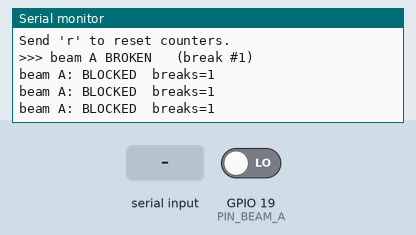
The sketch below on a simulated ESP32. Shown: the last lines printed to the serial monitor. Inputs (shaded band) come from the test bench; at power-on: GPIO 19 (PIN_BEAM_A) LOW.

Above: at 1.6 s.
1.7 s: GPIO 19 (PIN_BEAM_A) driven HIGH
At 2.4 s:
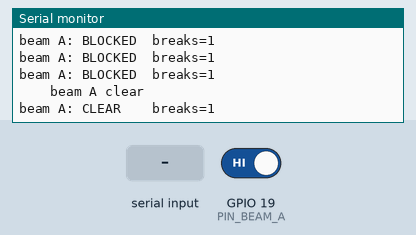
3.5 s: "r" received over Serial
At 3.9 s:
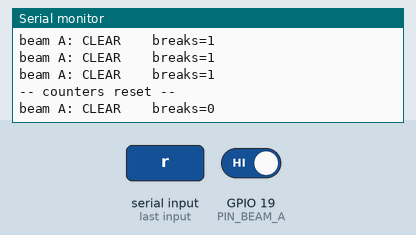

The sketch:

tasl_beam_align.ino
```cpp
/* ============================================================================
   TASL - IR BEAM ALIGNMENT / BREAK TEST
   Board: ESP32 DevKit V1

   Standalone bench tool. No Wi-Fi, no battery, no dashboard.
   Flash it, open Serial Monitor at 115200, break the beam.

   Wiring per beam:
     3V3 --[220R]--> IR emitter --> GND        (long leg = anode)
     3V3 ----------- phototransistor collector
                     emitter --+-- [10k] -- GND
                               +-- GPIO

   Beam clear   -> phototransistor conducts -> pin HIGH
   Beam blocked -> phototransistor off      -> 10k pulls it LOW
   ========================================================================= */

#define BEAMS         1      // 1 or 2

#define PIN_BEAM_A    19
#define PIN_BEAM_B    18

// Set to 1 ONLY if the pin above is ADC1 (GPIO32-39). Gives a raw 0-4095
// level, which is better for fine aiming. Any other pin must stay at 0.
#define BEAM_ANALOG   0

#define PRINT_MS      500

int  breaksA = 0, breaksB = 0;
bool lastA = true, lastB = true;
int  rawMinA = 4095, rawMaxA = 0;
int  rawMinB = 4095, rawMaxB = 0;

void setup() {
  Serial.begin(115200);
  delay(400);

  // No INPUT_PULLUP: the 10k pull-down sets the idle level. An internal
  // pull-up would fight it and hold the pin high permanently, which looks
  // exactly like a beam that never triggers.
  pinMode(PIN_BEAM_A, INPUT);
#if BEAMS > 1
  pinMode(PIN_BEAM_B, INPUT);
#endif

#if BEAM_ANALOG
  analogReadResolution(12);
  analogSetPinAttenuation(PIN_BEAM_A, ADC_11db);
  #if BEAMS > 1
    analogSetPinAttenuation(PIN_BEAM_B, ADC_11db);
  #endif
#endif

  Serial.println();
  Serial.println("=============================");
  Serial.println(" TASL beam break test");
  Serial.printf ("  beam A on GPIO%d\n", PIN_BEAM_A);
#if BEAMS > 1
  Serial.printf ("  beam B on GPIO%d\n", PIN_BEAM_B);
#endif
  Serial.println("=============================");
  Serial.println("Put a finger through the beam.");
  Serial.println("Send 'r' to reset counters.");
  Serial.println();
}

// Reports one beam. Prints a line on every state CHANGE (that is the thing
// you are testing), plus a periodic status line so you can see it is alive.
void checkBeam(const char* name, uint8_t pin, bool& last, int& breaks,
               int& rawMin, int& rawMax) {
  bool clear;
  int  raw = -1;

#if BEAM_ANALOG
  uint32_t sum = 0;
  for (int i = 0; i < 8; i++) { sum += analogRead(pin); delayMicroseconds(200); }
  raw   = sum / 8;
  clear = raw > 2048;
  if (raw < rawMin) rawMin = raw;
  if (raw > rawMax) rawMax = raw;
#else
  clear = digitalRead(pin) == HIGH;
#endif

  if (clear != last) {
    last = clear;
    if (!clear) {
      breaks++;
      Serial.printf(">>> beam %s BROKEN   (break #%d)\n", name, breaks);
    } else {
      Serial.printf("    beam %s clear\n", name);
    }
  }
}

void status(const char* name, uint8_t pin, int breaks, int rawMin, int rawMax) {
#if BEAM_ANALOG
  int span = rawMax - rawMin;
  Serial.printf("beam %s: %-7s raw range %4d..%4d span=%4d  breaks=%d\n",
                name, digitalRead(pin) ? "CLEAR" : "BLOCKED",
                rawMin, rawMax, span, breaks);
#else
  Serial.printf("beam %s: %-7s  breaks=%d\n",
                name, digitalRead(pin) == HIGH ? "CLEAR" : "BLOCKED", breaks);
#endif
}

unsigned long lastPrint = 0;

void loop() {
  if (Serial.available() && Serial.read() == 'r') {
    breaksA = breaksB = 0;
    rawMinA = rawMinB = 4095;
    rawMaxA = rawMaxB = 0;
    Serial.println("-- counters reset --");
  }

  // Polled fast so a quick hand wave is not missed.
  checkBeam("A", PIN_BEAM_A, lastA, breaksA, rawMinA, rawMaxA);
#if BEAMS > 1
  checkBeam("B", PIN_BEAM_B, lastB, breaksB, rawMinB, rawMaxB);
#endif

  unsigned long now = millis();
  if (now - lastPrint >= PRINT_MS) {
    lastPrint = now;
    status("A", PIN_BEAM_A, breaksA, rawMinA, rawMaxA);
#if BEAMS > 1
    status("B", PIN_BEAM_B, breaksB, rawMinB, rawMaxB);
#endif
  }

  delay(2);
}
```

Measured:
- after the input at 1.7 s, the serial monitor: prints a new line at once (image 1)
- after the input at 3.5 s, the serial monitor: prints a new line at once (image 2)
